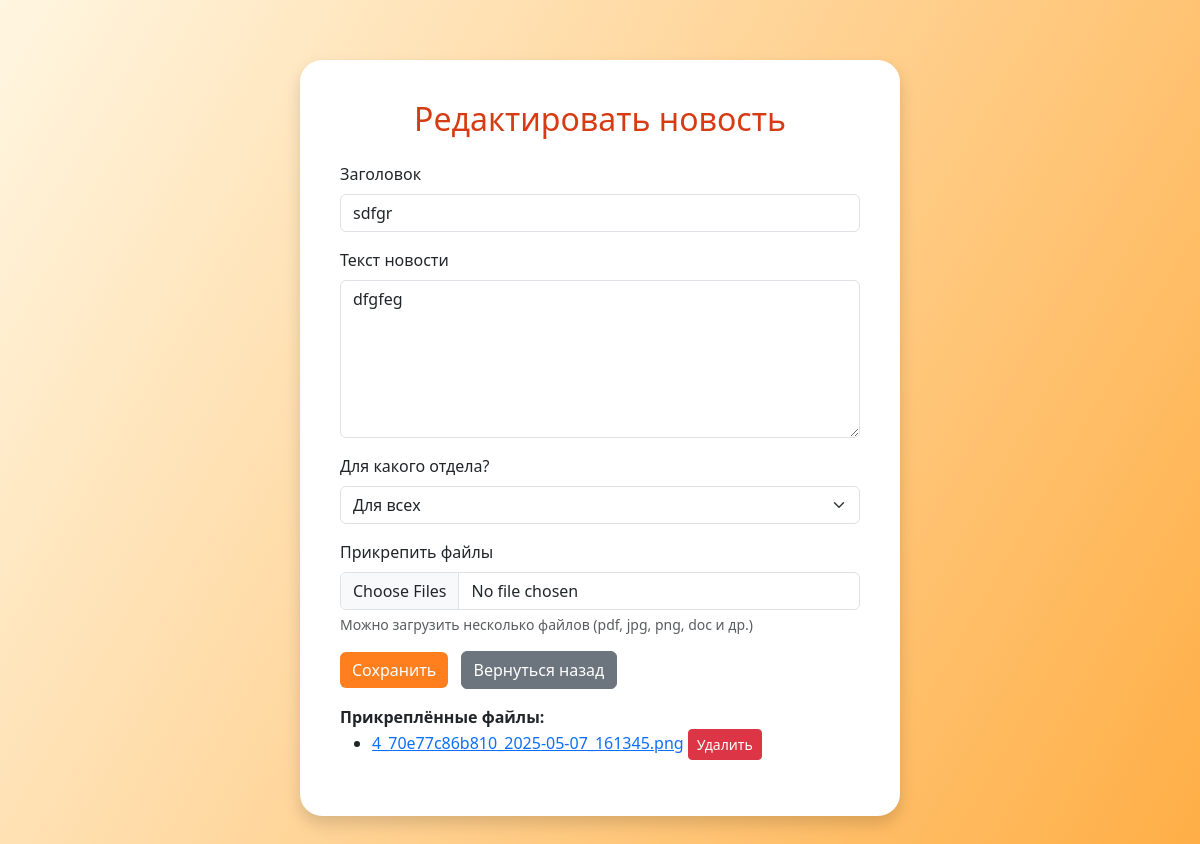
The app's page /news_admin/news/edit/4 (signed in) with its own data.
### app.py (models this page shows)
class News(db.Model):
    id = db.Column(db.Integer, primary_key=True)
    title = db.Column(db.String(255), nullable=False)
    content = db.Column(db.Text, nullable=False)
    created_at = db.Column(db.DateTime, default=lambda: datetime.now(timezone.utc) + timedelta(hours=3))
    created_by = db.Column(db.Integer, db.ForeignKey('user.id'))
    department_id = db.Column(
        db.Integer, db.ForeignKey('department.id'), nullable=True
    )
    views = db.relationship(
        'NewsView', backref='news', lazy=True, cascade='all, delete-orphan'
    )
    files = db.relationship(
        'NewsFile', backref='news', lazy=True, cascade='all, delete-orphan'
    )

class NewsFile(db.Model):
    id = db.Column(db.Integer, primary_key=True)
    news_id = db.Column(db.Integer, db.ForeignKey('news.id'), nullable=False)
    file_name = db.Column(db.String(255), nullable=False)

### app.py (the view, shortened to what this page needs)
@app.route('/news_admin/news/edit/<int:news_id>', methods=['GET', 'POST'])
@news_admin_required
def edit_news(news_id):
    news = News.query.get_or_404(news_id)
    error = None
    departments = Department.query.order_by(Department.name).all()
    return render_template(
        'news_add_edit.html',
        action='Редактировать',
        news=news,
        error=error,
        departments=departments,
    )

### app.py (called while the page is built)
def news_admin_required(f):
    @wraps(f)
    def decorated_function(*args, **kwargs):
        if 'user_id' not in session or session.get('role') != 'news_admin':
            return redirect(url_for('login'))
        return f(*args, **kwargs)
    return decorated_function

### templates/news_add_edit.html (shortened to what this page needs)
<!DOCTYPE html>
<html lang="ru">
<head>
    <link href="https://cdn.jsdelivr.net/npm/bootstrap@5.3.2/dist/css/bootstrap.min.css" rel="stylesheet">
</head>
<body>
<div class="dashboard-box shadow">
    <h2 class="text-center mb-4" style="color:#d63c13;">{{ action }} новость</h2>
    <form method="post" enctype="multipart/form-data">
        <div class="mb-3">
            <label class="form-label">Заголовок</label>
            <input type="text" class="form-control" name="title" required value="{{ news.title if news else '' }}">
        </div>
        <div class="mb-3">
            <label class="form-label">Текст новости</label>
            <textarea class="form-control" name="content" rows="6" required>{{ news.content if news else '' }}</textarea>
        </div>
                <div class="mb-3">
            <label class="form-label">Для какого отдела?</label>
            <select class="form-select" name="department_id">
                <option value="" {% if not news or not news.department_id %}selected{% endif %}>Для всех</option>
            </select>
        </div>
        <div class="mb-3">
            <label class="form-label">Прикрепить файлы</label>
            <input type="file" class="form-control" name="files" multiple>
            <div class="form-text">Можно загрузить несколько файлов (pdf, jpg, png, doc и др.)</div>
        </div>
        <button type="submit" class="btn btn-orange">Сохранить</button>
        <a href="{{ url_for('news_admin_news') }}" class="btn btn-secondary ms-2">Вернуться назад</a>
    </form>
    {% if news and news.files %}
        <div class="mt-3">
            <b>Прикреплённые файлы:</b>
            <ul>
                {% for file in news.files %}
                <li>
                    <a href="{{ url_for('uploaded_file', filename=file.file_name) }}" target="_blank">{{ file.file_name }}</a>
                    <form method="post" action="{{ url_for('delete_news_file', file_id=file.id) }}" style="display:inline;">
                        <button type="submit" class="btn btn-sm btn-danger">Удалить</button>
                    </form>
                </li>
                {% endfor %}
            </ul>
        </div>
    {% endif %}
</div>
</body>
</html>

### templates/news_add_edit.html (style rules this page uses)
body { background: linear-gradient(120deg, #fff6e1 0%, #ffae45 100%); min-height: 100vh; }
.dashboard-box { max-width: 600px; margin: 60px auto; padding: 40px; border-radius: 22px; background: #fff; box-shadow: 0 6px 36px rgba(255,139,19,0.20); }
.btn-orange { background: #ff7f1f; border: none; color: #fff; }

### records on screen
News: title "sdfgr", content "dfgfeg", department_id "Для всех"
NewsFile: file_name "4_70e77c86b810_2025-05-07_161345.png"

### other values on screen
{{ action }} "Редактировать"
